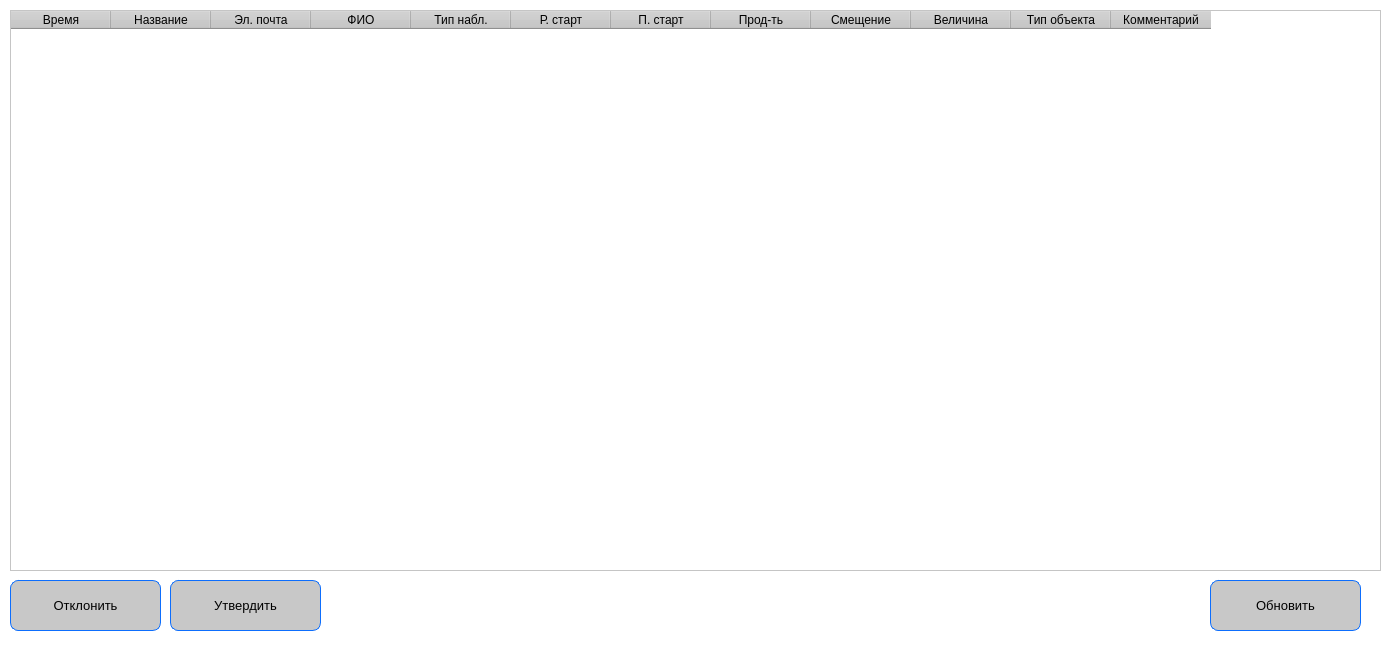
<?xml version="1.0" encoding="UTF-8"?>
<ui version="4.0">
 <class>MainWindow</class>
 <widget class="QMainWindow" name="MainWindow">
  <property name="geometry">
   <rect>
    <x>0</x>
    <y>0</y>
    <width>1398</width>
    <height>653</height>
   </rect>
  </property>
  <property name="windowTitle">
   <string>Редактирование заявок на астрономические наблюдения</string>
  </property>
  <property name="styleSheet">
   <string notr="true">QWidget {
  background-color: #fff;
}
QLabel {
  color: #464d55;
  font-weight: 600;
	border-radius: 20px;
}
QLabel#heading {
  color: #0f1925;
  font-size: 18px;
  margin-bottom: 10px;
}

QLabel#subheading {
  color: #0f1925;
  font-size: 12px;
  font-weight: normal;
  margin-bottom: 10px;
}
QLineEdit {
  border-radius: 8px;
  border: 1px solid #e0e4e7;
  padding: 5px 15px;
}

QLineEdit:focus {
  border: 1px solid #d0e3ff;
}

QLineEdit::placeholder {
  color: #767e89;
}
QPushButton {
  background-color:  rgb(200,200,200);
  border-radius: 8px;
  border: 1px solid #0d6efd;
  padding: 5px 15px;
  margin-top: 10px;
  outline: 0px;
}
QPushButton:hover,
QPushButton:focus {
  font-weight: 600;
  background-color: #0b5ed7;
  border: 3px solid #9ac3fe;
  color: #fff;
}
QPushButton:pressed{
	 background-color:rgb(0, 150, 255);
}
QHeaderView::section {
    background-color: rgb(200,200,200);
}

QScrollBar:horizontal{
	border: none;
	background-color: rgb(255, 255, 255);
	border-radius: 0px;
}
QScrollBar::handle:horizontal{
	background-color:  rgb(200,200,200);
	border-radius: 10px;
}
QScrollBar::handle:horizontal:hover{
	background-color:  rgb(0, 85, 255);
}
QScrollBar::handle:horizontal:pressed{
	background-color:  rgb(0, 150, 255);

}
QScrollBar:vertical{
	border: none;
	background-color: rgb(255, 255, 255);
	border-radius: 0px;
}
QScrollBar::handle:vertical{
	background-color:  rgb(200,200,200);
	border-radius: 10px;
}
/*QScrollBar::handle:vertical:hover{
	background-color:  rgb(0, 85, 255);
}
*/
QScrollBar::handle:vertical:pressed{
	background-color:  rgb(0, 85, 255)
}</string>
  </property>
  <widget class="QWidget" name="centralwidget">
   <widget class="QTableWidget" name="tableWidget">
    <property name="geometry">
     <rect>
      <x>10</x>
      <y>10</y>
      <width>1371</width>
      <height>561</height>
     </rect>
    </property>
    <property name="palette">
     <palette>
      <active>
       <colorrole role="Button">
        <brush brushstyle="SolidPattern">
         <color alpha="255">
          <red>255</red>
          <green>255</green>
          <blue>255</blue>
         </color>
        </brush>
       </colorrole>
       <colorrole role="Base">
        <brush brushstyle="SolidPattern">
         <color alpha="255">
          <red>255</red>
          <green>255</green>
          <blue>255</blue>
         </color>
        </brush>
       </colorrole>
       <colorrole role="Window">
        <brush brushstyle="SolidPattern">
         <color alpha="255">
          <red>255</red>
          <green>255</green>
          <blue>255</blue>
         </color>
        </brush>
       </colorrole>
      </active>
      <inactive>
       <colorrole role="Button">
        <brush brushstyle="SolidPattern">
         <color alpha="255">
          <red>255</red>
          <green>255</green>
          <blue>255</blue>
         </color>
        </brush>
       </colorrole>
       <colorrole role="Base">
        <brush brushstyle="SolidPattern">
         <color alpha="255">
          <red>255</red>
          <green>255</green>
          <blue>255</blue>
         </color>
        </brush>
       </colorrole>
       <colorrole role="Window">
        <brush brushstyle="SolidPattern">
         <color alpha="255">
          <red>255</red>
          <green>255</green>
          <blue>255</blue>
         </color>
        </brush>
       </colorrole>
      </inactive>
      <disabled>
       <colorrole role="Button">
        <brush brushstyle="SolidPattern">
         <color alpha="255">
          <red>255</red>
          <green>255</green>
          <blue>255</blue>
         </color>
        </brush>
       </colorrole>
       <colorrole role="Base">
        <brush brushstyle="SolidPattern">
         <color alpha="255">
          <red>255</red>
          <green>255</green>
          <blue>255</blue>
         </color>
        </brush>
       </colorrole>
       <colorrole role="Window">
        <brush brushstyle="SolidPattern">
         <color alpha="255">
          <red>255</red>
          <green>255</green>
          <blue>255</blue>
         </color>
        </brush>
       </colorrole>
      </disabled>
     </palette>
    </property>
    <property name="mouseTracking">
     <bool>false</bool>
    </property>
    <property name="styleSheet">
     <string notr="true">QHeaderView::section {
    background-color: rgb(200,200,200);
}

QScrollBar:horizontal{
	border: none;
	background-color: rgb(255, 255, 255);
	border-radius: 0px;
}
QScrollBar::handle:horizontal{
	background-color:  rgb(200,200,200);
	border-radius: 10px;
}
QScrollBar::handle:horizontal:hover{
	background-color:  rgb(0, 85, 255);
}
QScrollBar::handle:horizontal:pressed{
	background-color:  rgb(0, 150, 255);

}
QScrollBar:vertical{
	border: none;
	background-color: rgb(255, 255, 255);
	border-radius: 0px;
}
QScrollBar::handle:vertical{
	background-color:  rgb(200,200,200);
	border-radius: 10px;
}
/*QScrollBar::handle:vertical:hover{
	background-color:  rgb(0, 85, 255);
}
*/
QScrollBar::handle:vertical:pressed{
	background-color:  rgb(0, 85, 255)
}</string>
    </property>
    <property name="verticalScrollBarPolicy">
     <enum>Qt::ScrollBarAsNeeded</enum>
    </property>
    <column>
     <property name="text">
      <string>Время</string>
     </property>
    </column>
    <column>
     <property name="text">
      <string>Название</string>
     </property>
    </column>
    <column>
     <property name="text">
      <string>Эл. почта</string>
     </property>
    </column>
    <column>
     <property name="text">
      <string>ФИО</string>
     </property>
    </column>
    <column>
     <property name="text">
      <string>Тип набл.</string>
     </property>
    </column>
    <column>
     <property name="text">
      <string>Р. старт</string>
     </property>
    </column>
    <column>
     <property name="text">
      <string>П. старт</string>
     </property>
    </column>
    <column>
     <property name="text">
      <string>Прод-ть</string>
     </property>
    </column>
    <column>
     <property name="text">
      <string>Смещение</string>
     </property>
    </column>
    <column>
     <property name="text">
      <string>Величина</string>
     </property>
    </column>
    <column>
     <property name="text">
      <string>Тип объекта</string>
     </property>
    </column>
    <column>
     <property name="text">
      <string>Комментарий</string>
     </property>
    </column>
   </widget>
   <widget class="QPushButton" name="deny_button">
    <property name="geometry">
     <rect>
      <x>10</x>
      <y>570</y>
      <width>151</width>
      <height>61</height>
     </rect>
    </property>
    <property name="font">
     <font>
      <pointsize>10</pointsize>
      <weight>50</weight>
      <bold>false</bold>
     </font>
    </property>
    <property name="text">
     <string>Отклонить</string>
    </property>
   </widget>
   <widget class="QPushButton" name="approve_button">
    <property name="geometry">
     <rect>
      <x>170</x>
      <y>570</y>
      <width>151</width>
      <height>61</height>
     </rect>
    </property>
    <property name="font">
     <font>
      <pointsize>10</pointsize>
      <weight>50</weight>
      <bold>false</bold>
     </font>
    </property>
    <property name="text">
     <string>Утвердить</string>
    </property>
   </widget>
   <widget class="QPushButton" name="refresh_button">
    <property name="geometry">
     <rect>
      <x>1210</x>
      <y>570</y>
      <width>151</width>
      <height>61</height>
     </rect>
    </property>
    <property name="font">
     <font>
      <pointsize>10</pointsize>
      <weight>50</weight>
      <bold>false</bold>
     </font>
    </property>
    <property name="text">
     <string>Обновить</string>
    </property>
   </widget>
   <widget class="QLabel" name="label">
    <property name="geometry">
     <rect>
      <x>-110</x>
      <y>-10</y>
      <width>1511</width>
      <height>831</height>
     </rect>
    </property>
    <property name="text">
     <string/>
    </property>
    <property name="pixmap">
     <pixmap>6fadc29d97ab55aa5185d4116d5d10d3.jpg</pixmap>
    </property>
   </widget>
   <widget class="QLabel" name="label_2">
    <property name="geometry">
     <rect>
      <x>558</x>
      <y>576</y>
      <width>283</width>
      <height>69</height>
     </rect>
    </property>
    <property name="styleSheet">
     <string notr="true"/>
    </property>
    <property name="text">
     <string/>
    </property>
    <property name="pixmap">
     <pixmap>2560px-Roscosmos_Corp_Brand_2015.png</pixmap>
    </property>
    <property name="scaledContents">
     <bool>true</bool>
    </property>
   </widget>
   <zorder>label</zorder>
   <zorder>tableWidget</zorder>
   <zorder>deny_button</zorder>
   <zorder>approve_button</zorder>
   <zorder>refresh_button</zorder>
   <zorder>label_2</zorder>
  </widget>
 </widget>
 <resources/>
 <connections/>
 <designerdata>
  <property name="gridDeltaX">
   <number>2</number>
  </property>
  <property name="gridDeltaY">
   <number>2</number>
  </property>
  <property name="gridSnapX">
   <bool>true</bool>
  </property>
  <property name="gridSnapY">
   <bool>true</bool>
  </property>
  <property name="gridVisible">
   <bool>true</bool>
  </property>
 </designerdata>
</ui>
